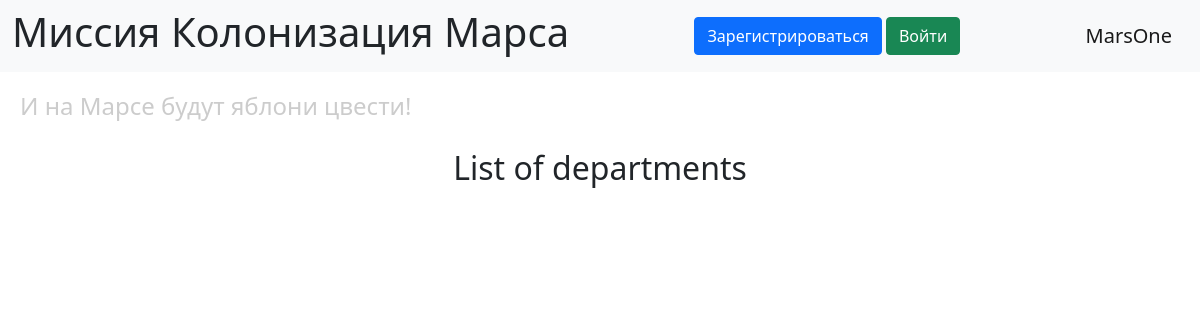
/departments, run on an earlier commit of the app's database.
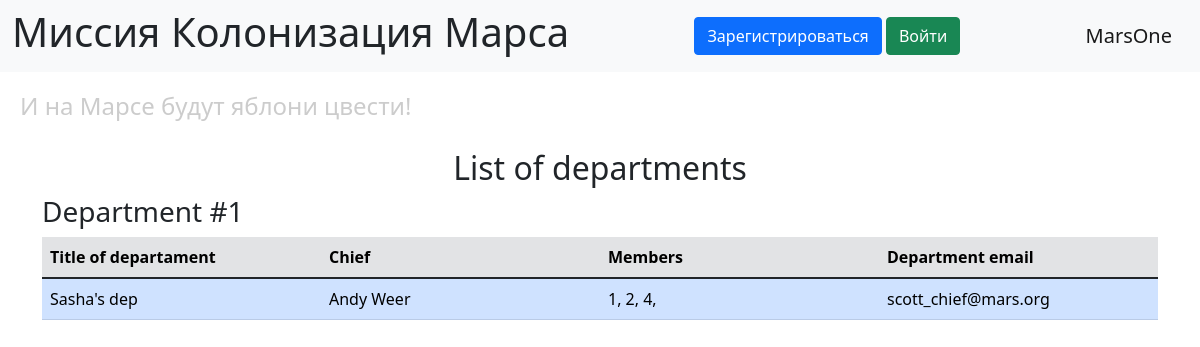
And on a later commit of the database.
### data/departments.py (models this page shows, shortened)
class Department(SqlAlchemyBase):  # SqlAlchemyBase Доступно в задании
    __tablename__ = 'departments'
    id = sa.Column(sa.Integer, primary_key=True, autoincrement=True)
    title = sa.Column(sa.String)
    chief_id = sa.Column(sa.Integer, sa.ForeignKey('users.id'))
    chief = orm.relationship("User")
    members = sa.Column(sa.String)
    email = sa.Column(sa.String)

### data/users.py (models this page shows, shortened)
class User(SqlAlchemyBase, UserMixin):
    __tablename__ = 'users'
    id = sa.Column(sa.Integer, primary_key=True, autoincrement=True)
    surname = sa.Column(sa.String)
    name = sa.Column(sa.String)
    age = sa.Column(sa.Integer)
    position = sa.Column(sa.String)
    speciality = sa.Column(sa.String)
    address = sa.Column(sa.String)
    email = sa.Column(sa.String, unique=True)
    hashed_password = sa.Column(sa.String)
    modified_date = sa.Column(sa.DateTime, default=datetime.now)

### main.py (the view)
@app.route("/departments")
def departments_log():
    db_sess = db_session.create_session()
    departments = db_sess.query(Department).all()
    return render_template("departments_log.html", departments=departments)

### data/db_session.py (called while the page is built)
def create_session() -> Session:
    global __factory
    return __factory()

### templates/departments_log.html (shortened to what this page needs)
{% extends 'base.html' %}
{% block content %}
<h2 align="center">List of departments</h2>
{% for department in departments %}
    <div class="mb-3 job">
    <h3>Department #{{ department.id }}</h3>
    <table class="table works mb-1" style="table-layout: fixed;">
        <thead class="table-secondary">
            <tr>
                {% for header in ["Title of departament", "Chief", "Members", "Department email"] %}
                    <th scope="col" class="col-md-auto">{{ header }}</th>
                {% endfor %}
            </tr>
        </thead>
        <tbody>
            <tr class="align-middle">
                <td class="table-primary">{{ department.title }}</td>
                <td class="table-primary">{{ department.chief.name }} {{ department.chief.surname }}</td>
                <td class="table-primary">{{ department.members }}</td>
                <td class="table-primary">{{ department.email }}</td>
            </tr>
        </tbody>
    </table>
    </div>
{% endfor %}
{% endblock %}

### templates/base.html (shortened to what this page needs)
<!doctype html>
<html lang="en">
<head>
    <link href="https://cdn.jsdelivr.net/npm/bootstrap@5.1.3/dist/css/bootstrap.min.css"
          rel="stylesheet"
>
    <link rel="stylesheet" href="{{ url_for('static', filename='css/style.css') }}">
</head>
<body>
<header>
    <nav class="navbar navbar-light bg-light">
        <div class="container-fluid">
            <h1>Миссия Колонизация Марса</h1>
            {% if current_user.is_authenticated %}
                <a class="navbar-brand" href="/logout">{{ current_user.name }}</a>
            {% else %}
                <div>
                    <a class="btn btn-primary " href="/register">Зарегистрироваться</a>
                    <a class="btn btn-success" href="/login">Войти</a>
                </div>
            {% endif %}
            <a class="navbar-brand" href="#">MarsOne</a>
        </div>
    </nav>
    <h4>И на Марсе будут яблони цвести!</h4>
</header>
<main role="main" class="container">
    {% block content %}{% endblock %}
</main>
</body>
</html>

### static/css/style.css (style rules this page uses)
h4 { color: #cccccc; padding: 20px; }

What changed in the data, as far as the page shows it:
added Department: id "1", header "Title of departament" "Chief" "Members" "Department email", title "Sasha's dep", chief.name "Andy", chief.surname "Weer", members "1, 2, 4,", email "scott_chief@mars.org"
